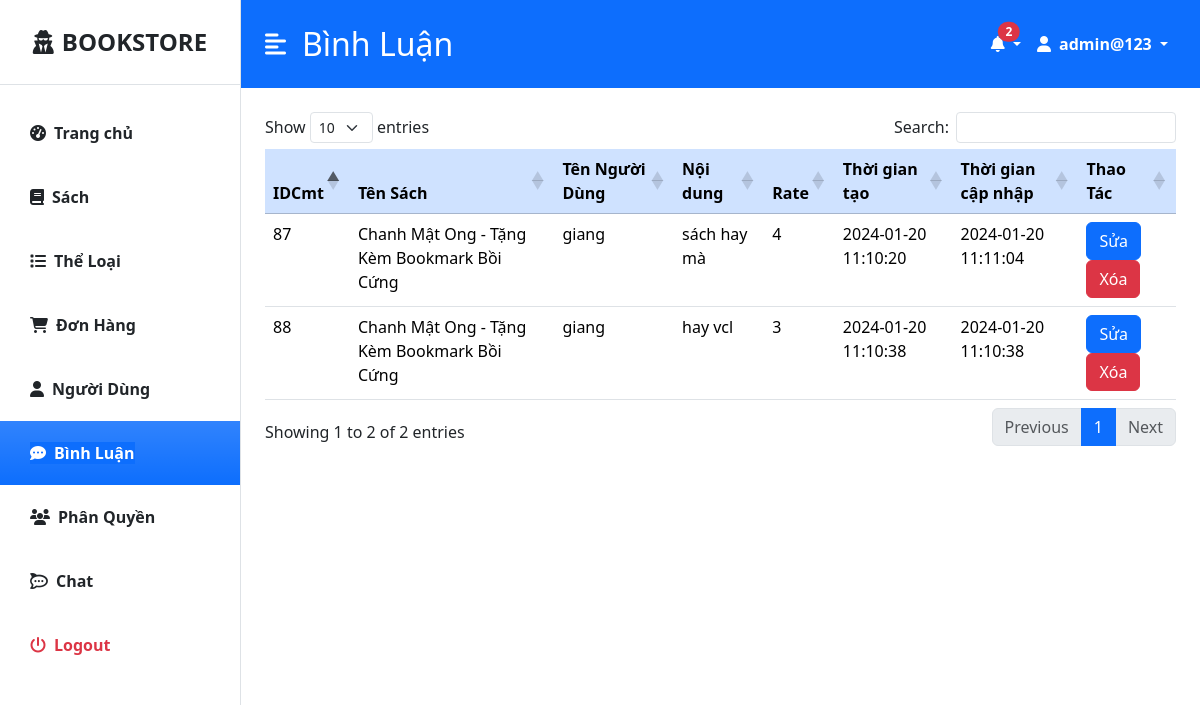
/admin/modules/quanlyComment/lietke_cmt.php (signed in), run on the app's committed database.
### tables this page shows
CREATE TABLE `sach` (
  `idSach` int(100) NOT NULL,
  `tenSach` varchar(450) NOT NULL,
  `motaSach` varchar(7000) NOT NULL,
  `idTheLoai` int(100) NOT NULL,
  `imgSach` text NOT NULL,
  `soLuong` int(100) NOT NULL,
  `price` int(100) NOT NULL
);

CREATE TABLE `comment` (
  `idCmt` int(100) NOT NULL,
  `idSach` int(100) NOT NULL,
  `idUser` int(100) NOT NULL,
  `content` varchar(255) NOT NULL,
  `rate` tinyint(1) NOT NULL,
  `timeCreateCmt` timestamp NOT NULL DEFAULT current_timestamp(),
  `timeUpdateCmt` timestamp NOT NULL DEFAULT current_timestamp()
);

CREATE TABLE `users` (
  `idUser` int(100) NOT NULL,
  `nameUser` varchar(100) NOT NULL,
  `sdtUser` varchar(10) NOT NULL,
  `emailUser` varchar(100) NOT NULL
);

### admin/modules/quanlyComment/lietke_cmt.php (the view, shortened to what this page needs)
<?php include "../component_ad/header_admin.php";
$page = 'Bình Luận'; ?>
<div class="d-flex" id="wrapper">
    <?php include '../component_ad/sidebar.php'; ?>
    <div id="page-content-wrapper">
        <?php include '../component_ad/main_side.php' ?>
        <div class="container-fluid px-4 py-4">
            <table id="datatable" class="table">
                <thead class="table-primary">
                    <tr>
                        <th>IDCmt</th>
                        <th>Tên Sách</th>
                        <th>Tên Người Dùng</th>
                        <th>Nội dung</th>
                        <th>Rate</th>
                        <th>Thời gian tạo</th>
                        <th>Thời gian cập nhập</th>
                        <th>Thao Tác</th>
                    </tr>
                </thead>
                <tbody>
                    <?php
                    $sql = $conn->prepare("SELECT * FROM comment c, users u, sach s WHERE c.idUser=u.idUser AND c.idSach=s.idSach");
                    $sql->execute();
                    if ($sql->rowCount() > 0) {
                        while ($row = $sql->Fetch(PDO::FETCH_ASSOC)) {
                    ?>
                            <tr>
                                <td><?= $row['idCmt'] ?> </td>
                                <td class="text-break"><?= $row['tenSach'] ?> </td>
                                <td><?= $row['nameUser'] ?> </td>
                                <td class="text-break"><?= $row['content'] ?> </td>
                                <td><?= $row['rate'] ?> </td>
                                <td> <?= $row['timeCreateCmt'] ?> </td>
                                <td> <?= $row['timeUpdateCmt'] ?></td>
                                <td>
                                    <button type="button" class="btn btn-primary" data-bs-toggle="modal" data-bs-target="#suaCMT<?= $row['idCmt'] ?>">
                                        Sửa
                                    </button>
                                    <a onclick="return confirm('Bạn có muốn xóa ?')" class="text-decoration-none" href="xuly.php?idcmt=<?php echo $row['idCmt'] ?>"><button type="button" class="btn btn-danger">Xóa</button></a>
                                </td>
                            </tr>
                    <?php
                        }
                    }
                    ?>
                </tbody>
            </table>
        </div>
    </div>
</div>
<?php include "../component_ad/footer_admin.php"; ?>

### admin/modules/component_ad/main_side.php (shortened to what this page needs)
<div class="bg-primary">
    <nav class="navbar navbar-expand-lg navbar-light bg-transparent py-4 px-4">
        <div class="d-flex align-items-center">
            <i class="fas fa-align-left text-white fs-4 me-3" id="menu-toggle"></i>
            <h2 class="fs-2 m-0 text-white">
                <?php
                    if (isset($page)) echo $page;
                ?>
            </h2>
        </div>
        <div class="collapse navbar-collapse" id="navbarSupportedContent">
            <ul class="navbar-nav ms-auto mb-2 mb-lg-0">
                <li class="nav-item dropdown">
                    <a class="nav-link dropdown-toggle text-white fw-bold" role="button" data-bs-toggle="dropdown">
                        <i class="fa-solid fa-bell"></i>
                        <span class="position-absolute top-20 start-70 translate-middle badge rounded-pill bg-danger">
                            <?php
                            require '../../../config/connect.php';
                            $flag = 0;
                            $select_donhang = $conn->prepare("SELECT * FROM `orders` WHERE status_order=5 OR status_order=1");
                            $select_donhang->execute();
                            $select_slSach = $conn->prepare("SELECT idSach,soLuong FROM `sach`");
                            $select_slSach->execute();
                            if ($select_donhang->rowCount() > 0) {
                                $flag = 1;
                                if ($select_slSach->rowCount() > 0) {
                                    while ($row_slSach = $select_slSach->fetch(PDO::FETCH_ASSOC)) {
                                        if ($row_slSach['soLuong'] == 0) {
                                            $flag = 2;
                                            break;
                                        }
                                    }
                                }
                            }
                            echo $flag;
                            ?>
                        </span>
                    </a>
                </li>
                <li class="nav-item dropdown">
                    <a class="nav-link dropdown-toggle fw-bold text-white" href="#" role="button" data-bs-toggle="dropdown" aria-expanded="false">
                        <i class="fas fa-user me-2"></i><?php if (isset($_SESSION['admin_name'])) echo $_SESSION['admin_name']; ?>
                    </a>
                </li>
            </ul>
        </div>
    </nav>
</div>

### admin/css/admin_style.css (style rules this page uses)
#wrapper { overflow-x: hidden; }
#page-content-wrapper { min-width: 100vw; }
#menu-toggle { cursor: pointer; }
@media (min-width: 768px) { #page-content-wrapper { min-width: 0; width: 100%; } }

### data on the page
sach: soLuong "2"
comment: idCmt "87", idSach.tenSach "Chanh Mật Ong - Tặng Kèm Bookmark Bồi Cứng", idUser.nameUser "giang", content "sách hay mà", rate "4", timeCreateCmt "2024-01-20 11:10:20", timeUpdateCmt "2024-01-20 11:11:04"
comment: idCmt "88", idSach.tenSach "Chanh Mật Ong - Tặng Kèm Bookmark Bồi Cứng", idUser.nameUser "giang", content "hay vcl", rate "3", timeCreateCmt "2024-01-20 11:10:38", timeUpdateCmt "2024-01-20 11:10:38"

### other printed values
$page "Bình Luận"
$_SESSION['admin_name'] "admin@123"
